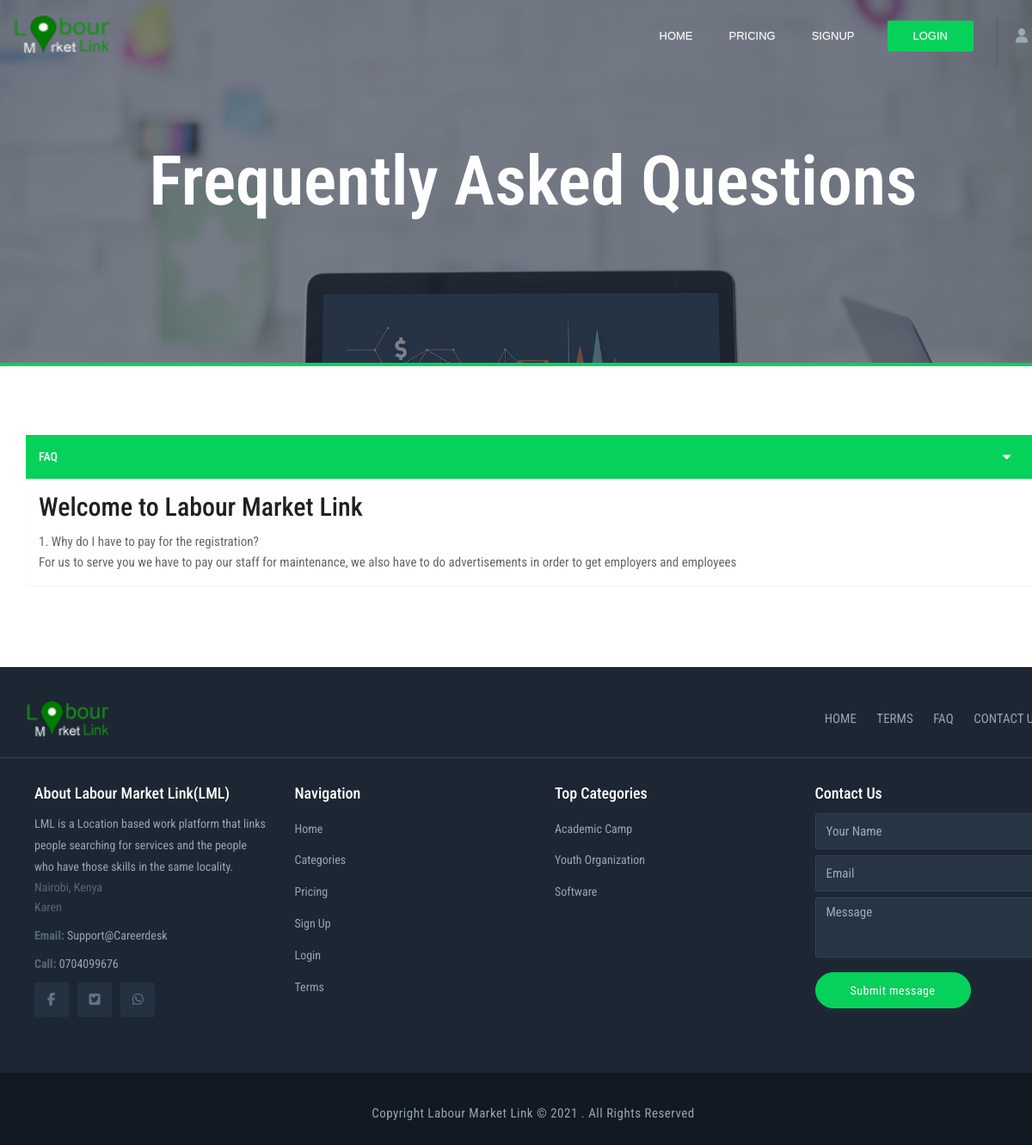
Page /FAQ/ on the committed database.
### lmlappadmin/models.py (models this page shows, shortened)
class Category(models.Model):
    category = models.CharField(max_length=200, null=False, blank=False)
    c_parent = models.ForeignKey('Category', related_name='job_category', on_delete=models.CASCADE, max_length=200,
                                 null=True, blank=True)
    created_at = models.DateTimeField(auto_now_add=True)
    updated_at = models.DateTimeField(auto_now=True)

### lmlapp/views.py (the view)
# urls.py: path('FAQ/', views.frequentaskedquestions, name="frequentaskedquestions"),
def frequentaskedquestions(request):
    context = {
        'title': 'FAQ',
    }
    return render(request, 'normal/faq/faq.html', context)

### lmlapp/templatetags/call_methods.py (called while the page is built)
@register.filter(name='make_safe')
def make_safe(source):
    source = source.replace('/', '____')
    return "%s" %source

@register.filter(name='top_customer_categories')
def top_customer_categories(request):
    list_category =[]
    customer = Customer.objects.annotate(itemcount=Count('id')).order_by('-itemcount')
    for c in customer:
        list_category.append(c.category.category)
    return list(set(list_category))

### lmlapp/templates/normal/faq/faq.html (shortened to what this page needs)
{% extends 'normal/layout/homelayout.html' %}
{% load static %}
{% block content %}
    <section class="inner-header-title" style="background-image:url({% static 'lmlappassets/img/banner-10.jpg' %});">
        <div class="container">
            <h1>Frequently Asked Questions</h1>
        </div>
    </section>
    <section class="accordion">
        <div class="container">
            <div class="col-md-12 col-sm-12">
                <div class="simple-tab">
                    <div class="panel-group" id="accordion" role="tablist" aria-multiselectable="true">
                        <div class="panel panel-default">
                            <div class="panel-heading" role="tab" id="headingOne">
                                <h4 class="panel-title">
                                    <a  style="display: flex; justify-content: space-between;" role="button" data-toggle="collapse" data-parent="#accordion" href="#collapseOne" aria-expanded="true" aria-controls="collapseOne">
                                       <span>FAQ</span>  <i class="fas fa-caret-down"></i>
                                    </a>
                                </h4>
                            </div>
                            <div id="collapseOne" class="panel-collapse collapse in" role="tabpanel" aria-labelledby="headingOne">
                                <div class="panel-body">
                                    <div> <h3>Welcome to Labour Market Link</h3>
                                    1. Why do I have to pay for the registration?
                                        <div> For us to serve you we have to pay our staff for maintenance,
                                             we also have to do advertisements in order to get employers and employees</div>
                                   </div>
                                </div>
                            </div>
                        </div>
                        </div>
                    </div>
                </div>
            </div>
        </div>
{% endblock content %}

### lmlapp/templates/normal/layout/homelayout.html (shortened to what this page needs)
<!doctype html>
{% load static %}
{% load call_methods %}
<html lang="en">
<head style="scroll-behavior: smooth;">
    <link rel="stylesheet" href="{% static 'lmlappassets/datatables/datatables.css' %}">
    <link rel="stylesheet" href="{% static 'lmlappassets/plugins/css/plugins.css' %}">
    <link href="{% static 'lmlappassets/css/style.css' %}" rel="stylesheet">
    <link type="text/css" rel="stylesheet" id="jssDefault" href="{% static 'lmlappassets/css/colors/blue.css' %}">
    <link rel="stylesheet" href="{% static 'lmlappassets/login/style.css' %}">
    <link rel="stylesheet" href="{% static 'lmlappassets/css/preloader/css/style.css' %}">
    <link href="{% static 'lmlappassets/css/select2.css' %}" rel="stylesheet" />
    <link rel="stylesheet" href="https://cdnjs.cloudflare.com/ajax/libs/sweetalert/1.1.3/sweetalert.min.css">
    <link rel="stylesheet" href="{% static 'lmlappassets/animated/animate.css' %}">
    <link rel="stylesheet" href="{% static 'lmlappassets/css/important.css' %}">
</head>
<body>
    <div class="wrapper">
        <nav class="navbar navbar-default navbar-fixed navbar-transparent white bootsnav" >
            <div  class="container">
                <div class="navbar-header" >
                    <a class="navbar-brand" href="{% url 'LML:home' %}" style="position: relative;">
                        <img style="width: 114px;height: 47px;" src="{% static 'lmlappassets/img/LML5.png' %}" class="logo logo-display" alt="">
                    </a>
                </div>
                <div class="collapse navbar-collapse" id="navbar-menu">
                    <ul class="nav navbar-nav navbar-right" data-in="animate__flipInX" data-out="animate__flipOutX" >
                        <li style="position: relative;" class="dropdown megamenu-fw left-br">
                            {% if request.user.is_authenticated %}
                                <a  href="#" target="_blank" data-toggle="dropdown" style="text-transform: none; font-size: 15px;" class="">{{ request.user.username }}</a>
                            {% else %}
                                 <a  href="#" target="_blank" data-toggle="dropdown" style="text-transform: none; font-size: 15px;" class=""> <i class="fa fa-user"></i></a>
                            {% endif %}
                        </li>
                    </ul>
                    <ul class="nav navbar-nav navbar-right" data-in="animate__flipInX" data-out="animate__flipOutX">
                            <li><a href="{% url 'LML:home' %}">Home</a></li>
                        <li><a href="{% url 'LML:companypricing' %}">Pricing</a></li>
                        {% if request.user.is_authenticated %}
                            <li><a href="{% url 'LML:log_out_user' %}">Logout</a></li>
                        {% else %}
                            <li><a href="{% url 'LML:signup_initial' %}">SignUp</a></li>
                            <li><a href="javascript:void(0)" data-toggle="modal" data-target="#signup" class="signin custom-button">Login</a></li>
                        {% endif %}
                    </ul>
                </div>
            </div>
        </nav>
                {% block  content %}
                {% endblock content %}
        <footer class="footer">
            <div class="row lg-menu">
                <div class="container" >
                    <div class="col-md-4 col-sm-4">
                        <img style="width: 98px;" src="{% static 'lmlappassets/img/LML5.png' %}" class="img-responsive" alt="" />
                    </div>
                    <div class="col-md-8 co-sm-8 pull-right">
                        <ul>
                            <li><a href="{% url 'LML:home' %}" title="">Home</a></li>
                            <li><a href="{% url 'LML:termsandconditons' %}" title="">Terms</a></li>
                            <li><a href="{% url 'LML:frequentaskedquestions' %}" title="">FAQ</a></li>
                            <li><a href="{% url 'LML:contactus' %}" title="">Contact Us</a></li>
                        </ul>
                    </div>
                </div>
            </div>
            <div class="row no-padding">
                <div class="container">
                    <div class="col-md-3 col-sm-12">
                        <div class="footer-widget">
                            <h3 class="widgettitle widget-title">About Labour Market Link(LML)</h3>
                            <div class="textwidget">
                                LML is a Location based work platform that links people searching for services and the people
                                who have those skills in the same locality.
                                <p>Nairobi, Kenya
                                    <br>Karen</p>
                                <p><strong>Email:</strong> <a href="mailto:Support@careerdesk">Support@careerdesk</a> </p>
                                <p><strong>Call:</strong> <a href="tel:+254704099676">0704099676</a></p>
                                <ul class="footer-social">
                                    <li><a target="_blank" rel="noopener noreferrer" href="https://fb.me/officiallabourmarketlink"><i class="fab fa-facebook-f"></i></a></li>
                                    <li><a target="_blank" rel="noopener noreferrer" href="https://twitter.com/LML_KENYA"><i class="fab fa-twitter-square"></i></a></li>
                                    <li><a target="_blank" rel="noopener noreferrer" href="https://api.whatsapp.com/send?phone=+254704099676"><i class="fab fa-whatsapp"></i></a></li>
                                </ul>
                            </div>
                        </div>
                    </div>
                    <div class="col-md-3 col-sm-4">
                        <div class="footer-widget">
                            <h3 class="widgettitle widget-title">Navigation</h3>
                            <div class="textwidget">
                                <div class="textwidget">
                                    <ul class="footer-navigation">
                                        <li><a href="{% url 'LML:home' %}" title="">Home</a></li>
                                        <li><a href="{% url 'LML:viewcategories' %}" title="">Categories</a></li>
                                        <li><a href="{% url 'LML:companypricing' %}">Pricing</a></li>
                                        {% if request.user.is_authenticated %}
                                            <li><a href="{% url 'LML:log_out_user' %}">Logout</a></li>
                                        {% else %}
                                            <li><a href="{% url 'LML:signup_initial' %}" title="">Sign Up</a></li>
                                            <li><a href="javascript:void(0)" data-toggle="modal" data-target="#signup">Login</a></li>
                                        {% endif %}
                                        <li><a href="{% url 'LML:termsandconditons' %}" title="">Terms</a></li>
                                    </ul>
                                </div>
                            </div>
                        </div>
                    </div>
                    <div class="col-md-3 col-sm-4">
                        <div class="footer-widget">
                            <h3 class="widgettitle widget-title">Top Categories</h3>
                            <div class="textwidget">
                                <ul class="footer-navigation">
                                    {% for category in request|top_customer_categories %}
                                        <li><a class="text-capitalize" href="#" title="">{{category}}</a></li>
                                    {% endfor %}
                                </ul>
                            </div>
                        </div>
                    </div>
                    <div class="col-md-3 col-sm-4">
                        <div class="footer-widget">
                            <h3 class="widgettitle widget-title">Contact Us</h3>
                            <div class="textwidget">
                                {% if not request.user.is_authenticated %}
                                    <form id="cont" class="footer-form" action="{% url 'LML:home_contact_us' request.path|make_safe %}" method="POST">
                                        <input  required autocomplete="off" name="name" type="text" class="form-control" placeholder="Your Name">
                                        <input {% if request.user.is_authenticated %}value="{{ request.user.email }}" {% endif %} required autocomplete="off" name="email" type="email" class="form-control" placeholder="Email">
                                        <textarea style="max-width: 100%;" required autocomplete="off" name="message" class="form-control" placeholder="Message"></textarea>
                                        <button type="submit" class="btn btn-primary custom-button" style="margin-top: 10px;border-radius: 140px; margin-left: auto;">Submit message</button>
                                    </form>
                                {% endif %}
                            </div>
                        </div>
                    </div>
                </div>
            </div>
            <div class="row copyright">
                <div class="container">
                    <p>Copyright Labour Market Link ©
                        . All Rights Reserved </p>
                </div>
            </div>
        </footer>
        {% load sweetify %}
</body>
</html>

### static/lmlappassets/css/colors/blue.css (style rules this page uses)
a { color: #707c88; }
.btn.btn-primary { border: 1px solid #06d15b; background: #06d15b; }
.inner-header-title { border-bottom: 4px solid #06d15b; }
#accordion .panel-heading > .panel-title > a { background: #06d15b; }
@media only screen  and (min-width : 768px) { body nav.navbar.bootsnav ul.nav > li > a.signin { background:#06d15b !important; } }
@media only screen  and (min-width : 768px) { li.left-br { border-left: 1px solid rgba(36, 79, 109, 0.4); } }

### static/lmlappassets/css/preloader/css/style.css (style rules this page uses)
.custom-button { border-radius: 7px; color: #fff; text-decoration: none; margin: 0 15px; }

### lmlapp/templates/normal/faq/faq.html (style rules this page uses)
#accordion .panel-title > a:after, #accordion .panel-title > a.collapsed:after { content: " " !important; }

### rows in the picture
Category: request "Academic Camp"
Category: request "Youth Organization"
Category: request "Software"
